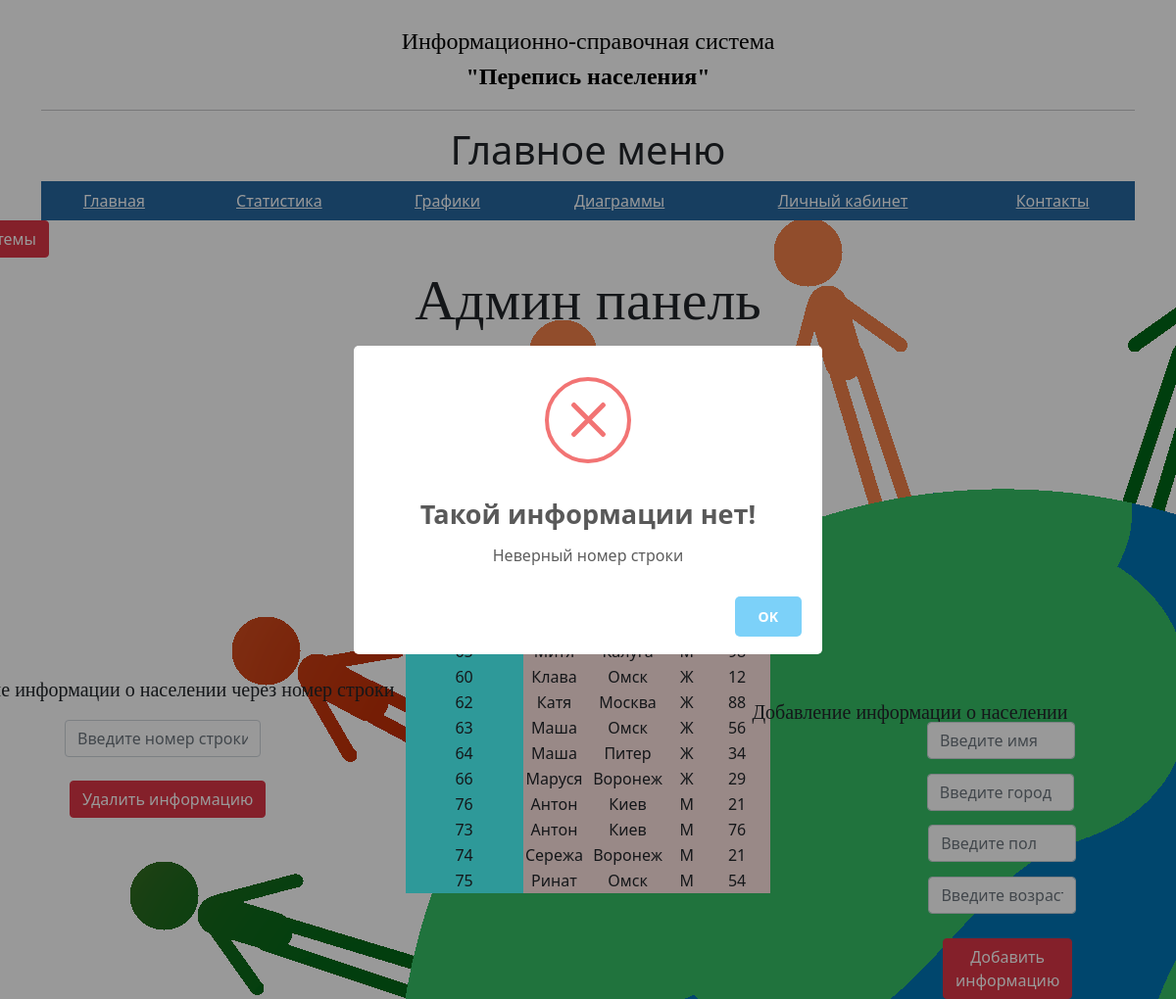
The page /DelInfa.php (signed in) on the database its author committed.
### tables this page shows
CREATE TABLE `population` (
  `id` int(11) UNSIGNED NOT NULL,
  `name` varchar(50) NOT NULL,
  `сity` varchar(50) NOT NULL,
  `sex` varchar(1) NOT NULL,
  `age` int(3) NOT NULL
);

### DelInfa.php (the view, shortened to what this page needs)
<!DOCTYPE html>
<html lang ="en">
<head>
  <link rel="stylesheet" href="https://cdn.jsdelivr.net/npm/bootstrap@5.0.0-beta1/dist/css/bootstrap.min.css">
  <link rel="stylesheet" href="/css/style.css">
  <link rel="stylesheet" href="/css/glav.css">
</head>
<body>
  <div class="container mt-4">
    <div class ="row">
      <div class="col">
<div class="log">
<center><font size="5" color="Black" face="segoe print">Информационно-справочная система<br><b>"Перепись населения"</b></font></center>
<hr>
</div>
<div class="col">
<center><h1>Главное меню</h1>
</div>
<div class="menu">
	<ul>
		<li><a href="glav.php">Главная</a></li>
		<li><a href="stat.php">Статистика</a></li>
		<li><a href="graphic.php">Графики</a></li>
		<li><a href="diagrams.php">Диаграммы</a></li>
		<li><a href="account.php">Личный кабинет</a></li>
		<li><a href="about.php">Контакты</a></li>
	</ul>
</div>
<div><a id="a" class="btn btn-danger" href="logout.php">Выйти из системы</a></div>
<div id="otzivtext" align="center">
<p>Админ панель</p>
</div>
<?php
$mysql = new mysqli('localhost', 'root', 'root', 'census');
$sql = $mysql->query("SELECT * FROM `population` WHERE `name`!=''");
    ?><div class="head_info" align="center">
      <table>
  <colgroup>
    <col span="1" style="background:#4DFFFF">
    <col span="4" style="background:Mistyrose">
    <col style="background-color:LightCyan">
  </colgroup>
  <tr>
    <th>Номер строки</th>
    <th>Имя</th>
    <th>Город</th>
    <th>Пол</th>
    <th>Возраст</th>
  </tr>
  <?php while ($result = mysqli_fetch_array($sql)) {?>
  <tr>
    <td align="center"><?php echo "{$result['id']}";?></td>
    <td align="center"><?php echo "{$result['name']}";?></td>
    <td align="center"><?php echo "{$result['сity']}";?></td>
    <td align="center"><?php echo "{$result['sex']}";?></td>
    <td align="center"><?php echo "{$result['age']}";?></td>
  </tr>
 <?php
  }
  ?>
</table>
</div>
<div>
<p id="VivodAdminsInfa">Удаление информации о населении через номер строки</p>
</div>
<div class="container">
<form action="DelInfa.php" method="post">
  <div class="col-sm-4">
  <input id="DelId" type="text" name="DelId" class="form-control" placeholder="Введите номер строки" style="width: 200px; "><br>
  </div>
  <button id="buttondelUsers" class="btn btn-danger" type=submit>Удалить информацию</button>
</div>
</div>
<div>
<p id="VivodAdminsInfa2">Добавление информации о населении</p>
</div>
<div class="container">
<form action="AddInfa.php" method="post">
  <div class="row">
    <div class="col-sm-4">
      <input type="text" id="AddName"name="AddGorod" class="form-control" placeholder="Введите имя">
    </div>
    <div class="col-sm-4">
      <input type="text" id="AddCity"name="AddDos" class="form-control" placeholder="Введите город">
    </div>
    <div class="col-sm-4">
      <input type="text" id="AddSex"name="AddTypeDos" class="form-control" placeholder="Введите пол">
    </div>
    <div class="col-sm-4">
      <input type="text" id="AddAge"name="AddCafe" class="form-control" placeholder="Введите возраст">
    </div>
  </div>
  <button id="buttonAddInfo" class="btn btn-danger" type=submit style="margin-top: 5%;">Добавить информацию</button>
</form>
</div>
</div>
</div>
	</body>
</html>

### css/style.css (style rules this page uses)
#otzivtext { margin-top: 0%; display:block; font-size: 58px; font-family: segoe print; }
form { width: 500px; }
body { background-image: url("back.png"); background-position: 20px 50px }

### css/glav.css (style rules this page uses)
body { background-image: url("back.png"); background-position: 20px 50px }
.menu { width: 100%; display: table; }
.menu ul { display: table-row; }
.menu li { display: table-cell; background: #2767A0; }
.menu li a { display: block; padding: 8px 15px; color: #fff; text-align: center; }

### DelInfa.php (style rules this page uses)
body { overflow:hidden; }
#VivodAdminsInfa { margin-left:-10%; margin-top: -20%; font-family: segoe print; font-size: 20px; }
#VivodAdminsInfa2 { margin-left: 65%; margin-top: -11%; font-family: segoe print; font-size: 20px; }
#AddName { margin-left: 600%; margin-top: -65%; }
#AddCity { margin-left: 484%; margin-top: -30%; }
#AddSex { margin-left: 369%; margin-top: 5%; }
#AddAge { margin-left: 601%; margin-top: 10%; }
#buttonAddInfo { margin-left: 184%; margin-top: 0%; }
#buttondelUsers { margin-left: 1%; margin-top: 0%; }
#otzivtext { margin-top: 0%; display:block; font-size: 58px; font-family: segoe print; }
#a { margin: 0px 0px 0px -162px; }

### rows shown on the page
population: id "60", name "Клава", сity "Омск", sex "Ж", age "12"
population: id "62", name "Катя", сity "Москва", sex "Ж", age "88"
population: id "63", name "Маша", сity "Омск", sex "Ж", age "56"
population: id "64", name "Маша", сity "Питер", sex "Ж", age "34"
population: id "66", name "Маруся", сity "Воронеж", sex "Ж", age "29"
population: id "76", name "Антон", сity "Киев", sex "М", age "21"
population: id "73", name "Антон", сity "Киев", sex "М", age "76"
population: id "74", name "Сережа", сity "Воронеж", sex "М", age "21"
population: id "75", name "Ринат", сity "Омск", sex "М", age "54"
